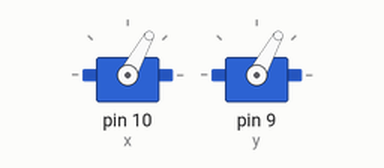
Simulated run of this sketch. Board: Arduino Uno, built with avr-gcc and run on an emulated ATmega328P. On the bench: 2 × servo.

Above: at 0.05 s.
At 0.8 s:
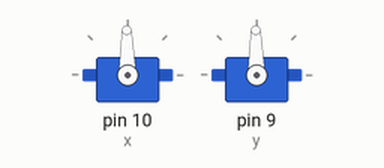
At 1.35 s:
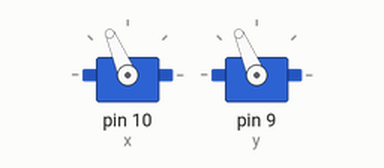
At 2.7 s:
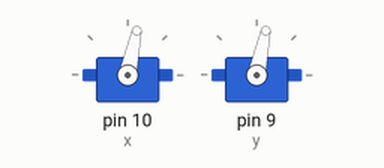
Timing chart, 0 to 7.5 s (numbered marks = the images above):
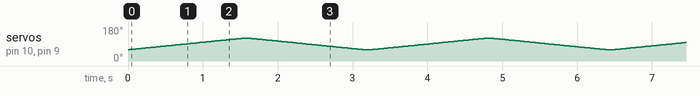

The sketch:

Servo_Test_1.ino
```cpp
#include <Servo.h>

Servo x;
Servo y;

void turnCamera(int newX, int newY) {
  x.write(graph(newX));
  y.write(graph(newY));
}

int graph(int input) {
  int output = map(input, -90, 90, 0, 180);
  return (output);
}

void setup() {
  x.attach(10);
  y.attach(9);
}

void loop() {
  for (int i = -30; i <= 30; i++) {
    turnCamera(i, i);
    delay(25);
  }
  delay(80);

  for (int i = 30; i >= -30; i--) {
    turnCamera(i, i);
    delay(25);
  }
  delay(80);
}
```
